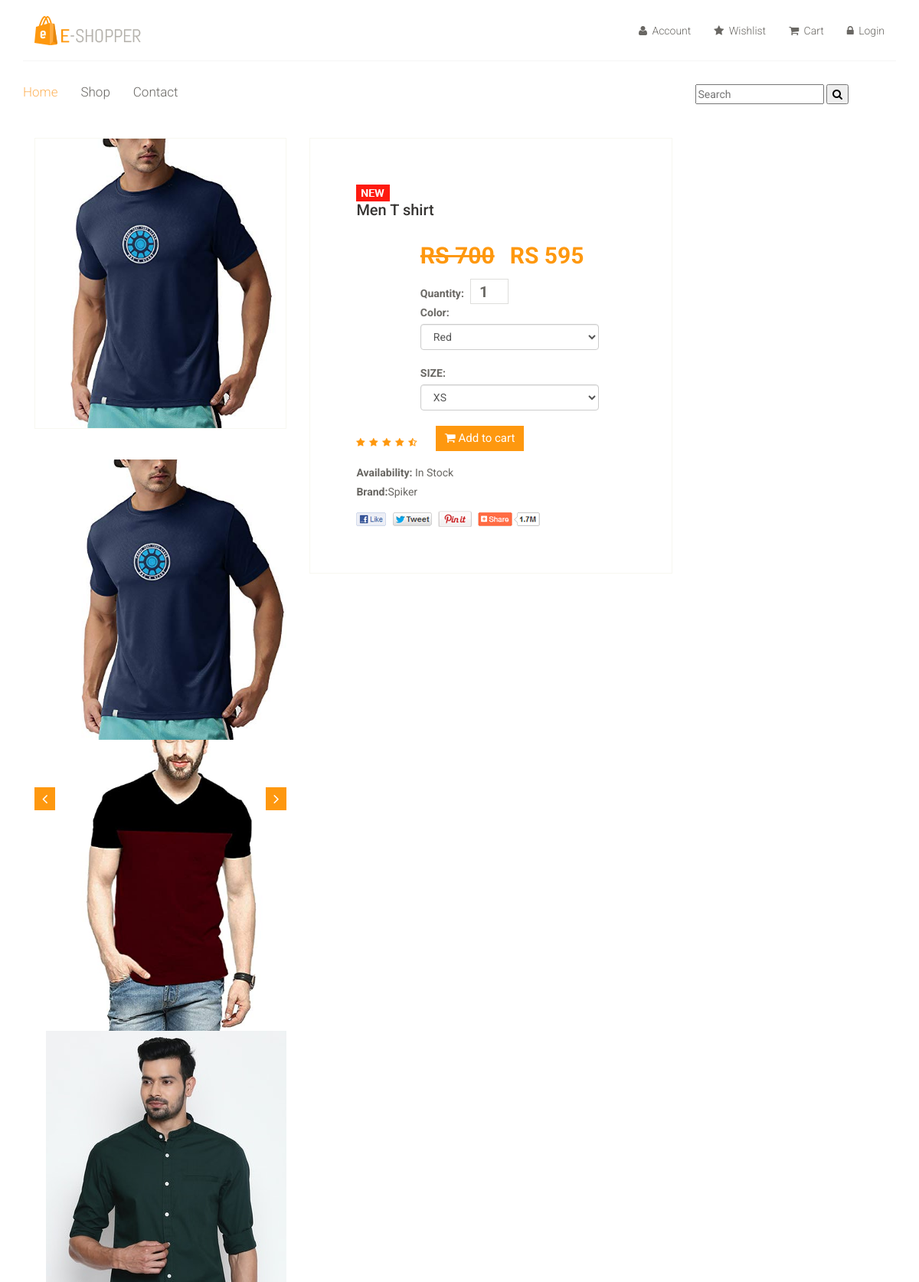
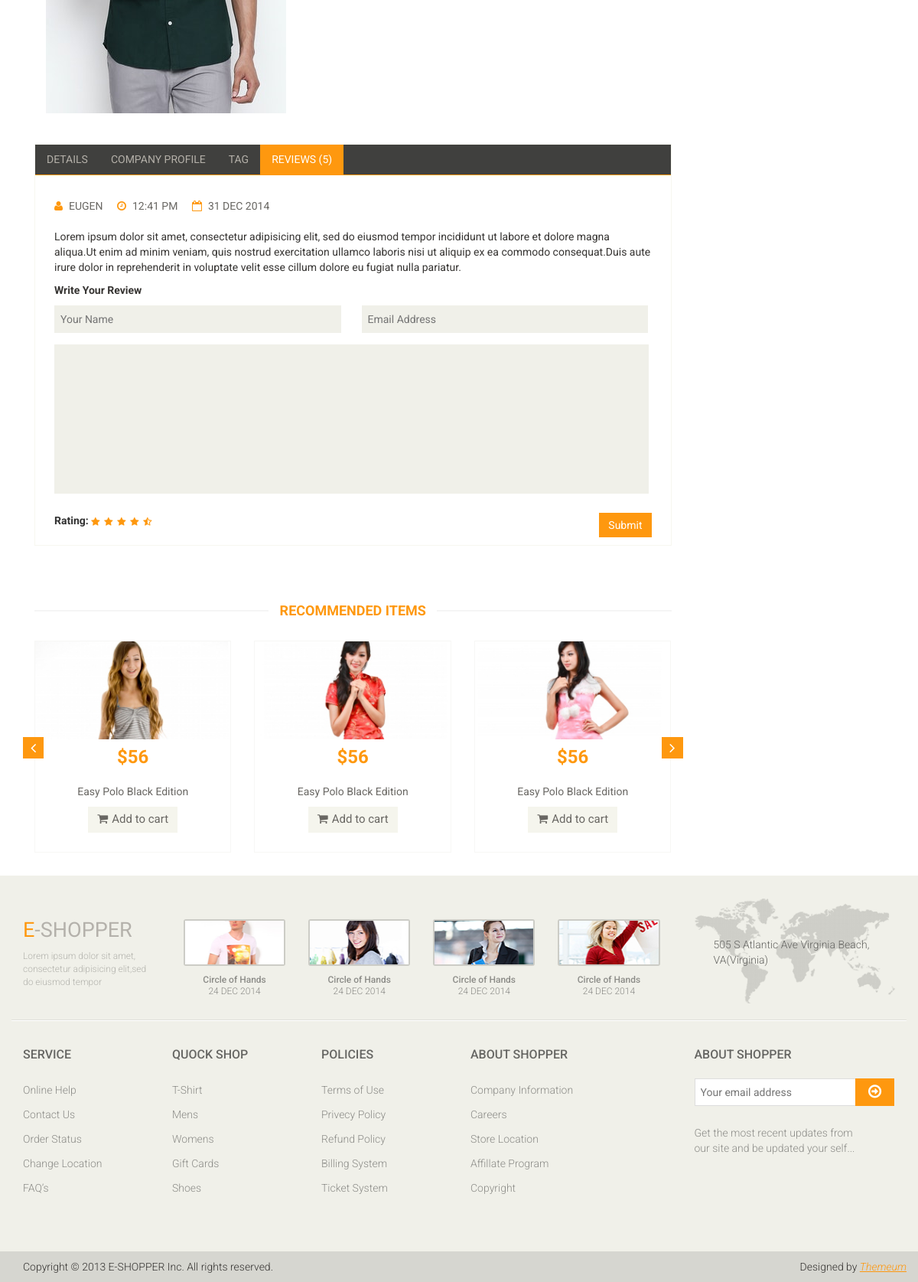
Screenshot of /product/4/ with the database file from the repository (2 pictures, top to bottom).
### mainApp/models.py (models this page shows, shortened)
class Product(models.Model):
    stock=models.BooleanField(default=False)
    name=models.CharField(max_length=50)
    desc=models.TextField()
    category=models.ForeignKey(Category,
                               on_delete=models.CASCADE)
    brand=models.ForeignKey(Brand,
                            on_delete=models.CASCADE)
    seller=models.ForeignKey(Seller,on_delete=models.CASCADE)
    basePrice=models.IntegerField()
    discount=models.IntegerField(default=0,
                                 null=True,blank=True)
    finalPrice=models.IntegerField(default=0,
                                   null=True,blank=True)
    red=models.BooleanField(default=False,
                            blank=True,null=True)
    green = models.BooleanField(default=False,
                              blank=True, null=True)
    black = models.BooleanField(default=False,
                              blank=True, null=True)
    white = models.BooleanField(default=False,
                              blank=True, null=True)
    pink = models.BooleanField(default=False,
                              blank=True, null=True)
    xs = models.BooleanField(default=False,
                              blank=True, null=True)
    s = models.BooleanField(default=False,
                              blank=True, null=True)
    m = models.BooleanField(default=False,
                              blank=True, null=True)
    l = models.BooleanField(default=False,
                              blank=True, null=True)
    xl = models.BooleanField(default=False,
                            blank=True, null=True)
    img1=models.ImageField(upload_to='images/',default=None,
                           blank=True,null=True)
    img2=models.ImageField(upload_to='images/',default=None,
                           blank=True,null=True)
    img3=models.ImageField(upload_to='images/',default=None,
                           blank=True,null=True)
    img4=models.ImageField(upload_to='images/',default=None,
                           blank=True,null=True)
    img5=models.ImageField(upload_to='images/',default=None,
                           blank=True,null=True)
    date=models.DateTimeField(auto_now=True)

class Brand(models.Model):
    name=models.CharField(max_length=50)

### mainApp/views.py (the view, shortened to what this page needs)
# urls.py: path('product/<int:num>/',views.productDetails),
def productDetails(request,num):
    p=Product.objects.get(id=num)
    return render(request,"product-details.html",{
                                    "Product":p,
                                    })

### mainApp/templates/product-details.html (shortened to what this page needs)
{% extends 'index.html' %}
{% load static %}
{% block body %}
	<section>
		<div class="container">
			<div class="row">
				<div class="col-sm-9 padding-right">
					<div class="product-details">
						<div class="col-sm-5">
							<div class="view-product">
								<img src="{{Product.img1.url}}" alt="" />
							</div>
							<div id="similar-product" class="carousel slide" data-ride="carousel">
								    <div class="carousel-inner">
										<div class="item active">
											{% if Product.img1 %}
										  <a href=""><img src="{{Product.img1.url}}" height="30px" alt=""></a>
											{% endif %}
											{% if Product.img2 %}
										  <a href=""><img src="{{Product.img2.url}}" height="30px"alt=""></a>
											{% endif %}
											{% if Product.img3 %}
										  <a href=""><img src="{{Product.img3.url}}" height="30px"alt=""></a>
											{% endif %}
										</div>
									</div>
								  <a class="left item-control" href="#similar-product" data-slide="prev">
									<i class="fa fa-angle-left"></i>
								  </a>
								  <a class="right item-control" href="#similar-product" data-slide="next">
									<i class="fa fa-angle-right"></i>
								  </a>
							</div>
						</div>
						<div class="col-sm-7">
							<div class="product-information">
								<img src="{% static 'images/product-details/new.jpg' %}" class="newarrival' %}" alt="" />
								<h2>{{Product.name}}</h2>
								<img src="{% static 'images/product-details/rating.png' %}" alt="" />
								<span>
									<span><s>RS {{Product.basePrice}}</s></span>
									<span>RS {{Product.finalPrice}}</span>
									<form method="post">
									<label>Quantity:</label>
									<input name="q" type="number" value="1" />
										<br>
										<label>Color:</label>
										<select class="form-control" name="color">
											{% if Product.red %}
											<option value="red">Red</option>
											{% endif %}
										</select>
										<br>
										<label>SIZE:</label>
										<select class="form-control" name="size">
											{% if Product.xs %}
											<option value="xs">XS</option>
											{% endif %}
										</select>
										<br>
									<button type="submit" class="btn btn-fefault cart">
										<i class="fa fa-shopping-cart"></i>
										Add to cart
									</button>
									</form>
								</span>
								<p><b>Availability:</b> In Stock</p>
								<p><b>Brand:</b>{{Product.brand.name}}</p>
								<a href=""><img src="{% static 'images/product-details/share.png' %}" class="share img-responsive"  alt="" /></a>
							</div>
						</div>
					</div>
					<div class="category-tab shop-details-tab">
						<div class="col-sm-12">
							<ul class="nav nav-tabs">
								<li><a href="#details" data-toggle="tab">Details</a></li>
								<li><a href="#companyprofile" data-toggle="tab">Company Profile</a></li>
								<li><a href="#tag" data-toggle="tab">Tag</a></li>
								<li class="active"><a href="#reviews" data-toggle="tab">Reviews (5)</a></li>
							</ul>
						</div>
						<div class="tab-content">
							<div class="tab-pane fade active in" id="reviews" >
								<div class="col-sm-12">
									<ul>
										<li><a href=""><i class="fa fa-user"></i>EUGEN</a></li>
										<li><a href=""><i class="fa fa-clock-o"></i>12:41 PM</a></li>
										<li><a href=""><i class="fa fa-calendar-o"></i>31 DEC 2014</a></li>
									</ul>
									<p>Lorem ipsum dolor sit amet, consectetur adipisicing elit, sed do eiusmod tempor incididunt ut labore et dolore magna aliqua.Ut enim ad minim veniam, quis nostrud exercitation ullamco laboris nisi ut aliquip ex ea commodo consequat.Duis aute irure dolor in reprehenderit in voluptate velit esse cillum dolore eu fugiat nulla pariatur.</p>
									<p><b>Write Your Review</b></p>
									<form action="#">
										<span>
											<input type="text" placeholder="Your Name"/>
											<input type="email" placeholder="Email Address"/>
										</span>
										<textarea name="" ></textarea>
										<b>Rating: </b> <img src="{% static 'images/product-details/rating.png' %}" alt="" />
										<button type="button" class="btn btn-default pull-right">
											Submit
										</button>
									</form>
								</div>
							</div>
						</div>
					</div>
					<div class="recommended_items">
						<h2 class="title text-center">recommended items</h2>
						<div id="recommended-item-carousel" class="carousel slide" data-ride="carousel">
							<div class="carousel-inner">
								<div class="item active">
									<div class="col-sm-4">
										<div class="product-image-wrapper">
											<div class="single-products">
												<div class="productinfo text-center">
													<img src="{% static 'images/home/recommend1.jpg' %}" alt="" />
													<h2>$56</h2>
													<p>Easy Polo Black Edition</p>
													<button type="button" class="btn btn-default add-to-cart"><i class="fa fa-shopping-cart"></i>Add to cart</button>
												</div>
											</div>
										</div>
									</div>
									<div class="col-sm-4">
										<div class="product-image-wrapper">
											<div class="single-products">
												<div class="productinfo text-center">
													<img src="{% static 'images/home/recommend2.jpg' %}" alt="" />
													<h2>$56</h2>
													<p>Easy Polo Black Edition</p>
													<button type="button" class="btn btn-default add-to-cart"><i class="fa fa-shopping-cart"></i>Add to cart</button>
												</div>
											</div>
										</div>
									</div>
									<div class="col-sm-4">
										<div class="product-image-wrapper">
											<div class="single-products">
												<div class="productinfo text-center">
													<img src="{% static 'images/home/recommend3.jpg' %}" alt="" />
													<h2>$56</h2>
													<p>Easy Polo Black Edition</p>
													<button type="button" class="btn btn-default add-to-cart"><i class="fa fa-shopping-cart"></i>Add to cart</button>
												</div>
											</div>
										</div>
									</div>
								</div>
							</div>
							 <a class="left recommended-item-control" href="#recommended-item-carousel" data-slide="prev">
								<i class="fa fa-angle-left"></i>
							  </a>
							  <a class="right recommended-item-control" href="#recommended-item-carousel" data-slide="next">
								<i class="fa fa-angle-right"></i>
							  </a>
						</div>
					</div>
				</div>
			</div>
		</div>
	</section>
{% endblock %}

### rows the page displays
Product: img1 (picture), img2 (picture), img3 (picture), name "Men T shirt", basePrice "700", finalPrice "595", color "Red", size "XS", brand.name "Spiker"
